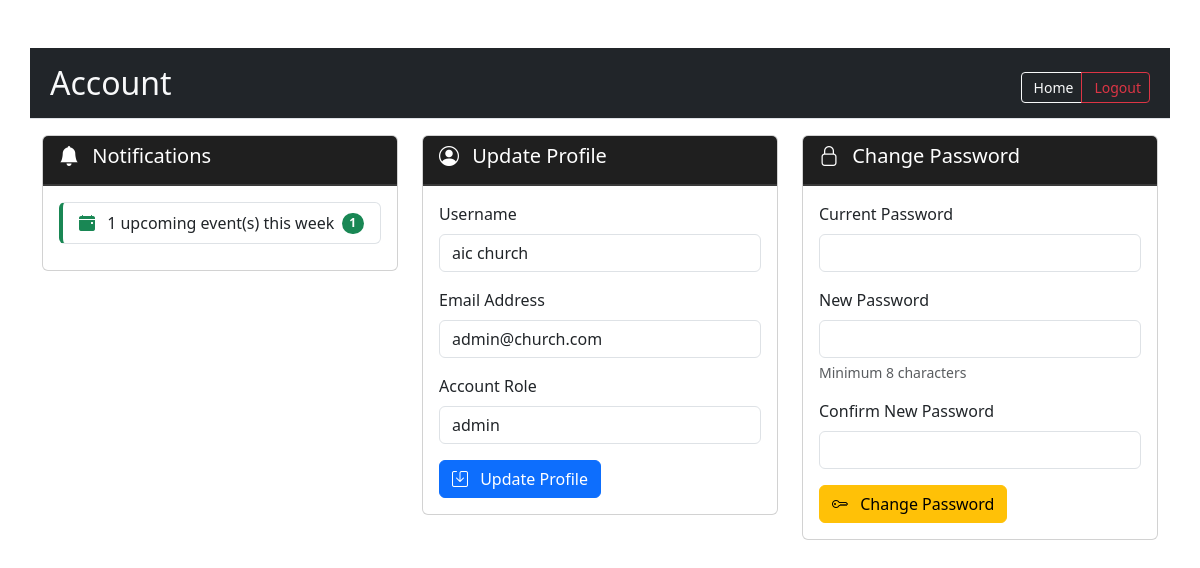
The page /well-known/admin/profile.php (signed in) on the database its author committed.
### tables this page shows
CREATE TABLE `users` (
  `id` int(11) NOT NULL,
  `username` varchar(50) NOT NULL,
  `email` varchar(100) NOT NULL,
  `is_active` tinyint(100) NOT NULL,
  `password` varchar(255) NOT NULL,
  `reset_token` varchar(64) DEFAULT NULL,
  `reset_expires` datetime DEFAULT NULL,
  `role` enum('guest','member','volunteer','church_leader','admin') DEFAULT 'member',
  `created_at` timestamp NOT NULL DEFAULT current_timestamp(),
  `status` enum('pending','active','rejected') DEFAULT 'active'
);

### well-known/admin/profile.php (the view, shortened to what this page needs)
<?php
require_once '../includes/auth.php';
$query = "SELECT * FROM users WHERE id = ?";
$stmt = $conn->prepare($query);
$stmt->bind_param("i", $_SESSION['user_id']);
$stmt->execute();
$result = $stmt->get_result();
$admin = $result->fetch_assoc();
$notifications = [];
$query = "SELECT COUNT(*) as count FROM events WHERE date BETWEEN CURDATE() AND DATE_ADD(CURDATE(), INTERVAL 7 DAY)";
$stmt = $conn->prepare($query);
$stmt->execute();
$result = $stmt->get_result();
$upcoming_events = $result->fetch_assoc();
if ($upcoming_events['count'] > 0) {
    $notifications[] = [
        'type' => 'upcoming_event',
        'count' => $upcoming_events['count'],
        'message' => $upcoming_events['count'] . " upcoming event(s) this week",
        'link' => 'manage_events.php',
        'icon' => 'bi-calendar-event-fill',
        'color' => 'success'
    ];
}
?>
<!DOCTYPE html>
<html lang="en">
<head>
    <link href="https://cdn.jsdelivr.net/npm/bootstrap@5.3.0/dist/css/bootstrap.min.css" rel="stylesheet">
    <link href="https://cdn.jsdelivr.net/npm/bootstrap-icons/font/bootstrap-icons.css" rel="stylesheet">
    <link href="https://cdn.jsdelivr.net/npm/animate.css/animate.min.css" rel="stylesheet">
</head>
<body>
    <div class="container py-5">
        <div class="row">
            <div class="d-flex justify-content-between flex-wrap flex-md-nowrap align-items-center pt-3 pb-2 mb-3 bg-dark border-bottom">
                <h1 class="h2 text-light"><i class="fas fa-tachometer-alt me-2"></i> Account</h1>
                <div class="btn-toolbar mb-2 mb-md-0">
                    <div class="btn-group me-2">
                        <button type="button" class="btn btn-sm btn-outline-light">
                            <a class="nav-link" href="../index.php">
                                <i class="fas fa-house me-1"></i> Home
                            </a>
                        </button>
                        <button type="button" class="btn btn-sm btn-outline-danger" id="button_logout">
                            <a class="nav-link" href="../logout.php">
                                <i class="fas fa-door-open me-1"></i> Logout
                            </a>
                        </button>
                    </div>
                </div>
            </div>
            <div class="col-lg-4 mb-4">
                <div class="card animate__animated animate__fadeIn">
                    <div class="card-header text-white">
                        <h5><i class="bi bi-bell-fill me-2"></i> Notifications</h5>
                    </div>
                    <div class="card-body">
                        <?php if (empty($notifications)): ?>
                            <div class="text-center py-3">
                                <i class="bi bi-check-circle-fill text-success" style="font-size: 2rem;"></i>
                                <p class="mt-2">No new notifications</p>
                            </div>
                        <?php else: ?>
                            <div class="list-group">
                                <?php foreach ($notifications as $notification): ?>
                                    <a href="<?php echo $notification['link']; ?>"
                                       class="list-group-item list-group-item-action d-flex justify-content-between align-items-center notification-item notification-<?php echo $notification['color']; ?>">
                                        <div>
                                            <i class="bi <?php echo $notification['icon']; ?> me-2 text-<?php echo $notification['color']; ?>"></i>
                                            <?php echo $notification['message']; ?>
                                        </div>
                                        <span class="badge bg-<?php echo $notification['color']; ?> rounded-pill"><?php echo $notification['count']; ?></span>
                                    </a>
                                <?php endforeach; ?>
                            </div>
                        <?php endif; ?>
                    </div>
                </div>
            </div>
            <div class="col-lg-4 mb-4">
                <div class="card mb-4 animate__animated animate__fadeIn">
                    <div class="card-header text-white">
                        <h5><i class="bi bi-person-circle me-2"></i> Update Profile</h5>
                    </div>
                    <div class="card-body">
                        <form method="POST">
                            <div class="mb-3">
                                <label for="username" class="form-label">Username</label>
                                <input type="text" class="form-control" id="username" name="username" value="<?php echo htmlspecialchars($admin['username']); ?>" required>
                            </div>
                            <div class="mb-3">
                                <label for="email" class="form-label">Email Address</label>
                                <input type="email" class="form-control" id="email" name="email" value="<?php echo htmlspecialchars($admin['email']); ?>" required>
                            </div>
                            <div class="mb-3">
                                <label class="form-label">Account Role</label>
                                <input type="text" class="form-control" value="<?php echo htmlspecialchars($admin['role']); ?>" readonly>
                            </div>
                            <button type="submit" name="update_profile" class="btn btn-primary">
                                <i class="bi bi-save me-2"></i> Update Profile
                            </button>
                        </form>
                    </div>
                </div>
            </div>
            <div class="col-lg-4 mb-4">
                <div class="card mb-4 animate__animated animate__fadeIn">
                    <div class="card-header text-white">
                        <h5><i class="bi bi-lock me-2"></i> Change Password</h5>
                    </div>
                    <div class="card-body">
                        <form method="POST">
                            <div class="mb-3">
                                <label for="current_password" class="form-label">Current Password</label>
                                <input type="password" class="form-control" id="current_password" name="current_password" required>
                            </div>
                            <div class="mb-3">
                                <label for="new_password" class="form-label">New Password</label>
                                <input type="password" class="form-control" id="new_password" name="new_password" required>
                                <div class="form-text">Minimum 8 characters</div>
                            </div>
                            <div class="mb-3">
                                <label for="confirm_password" class="form-label">Confirm New Password</label>
                                <input type="password" class="form-control" id="confirm_password" name="confirm_password" required>
                            </div>
                            <button type="submit" name="change_password" class="btn btn-warning">
                                <i class="bi bi-key me-2"></i> Change Password
                            </button>
                        </form>
                    </div>
                </div>
            </div>
        </div>
    </div>
</body>
</html>

### well-known/admin/profile.php (style rules this page uses)
.card-header { background-color: #1F1F1F; border-bottom: 2px solid #3A3A3A; }
.notification-item { border-left: 4px solid; margin-bottom: 10px; transition: all 0.3s; }
.notification-success { border-left-color: #198754; }

### rows shown on the page
users: username "aic church", email "admin@church.com", role "admin"

### other values the page prints
$notification['message'] "1 upcoming event(s) this week"
$notification['count'] "1"
